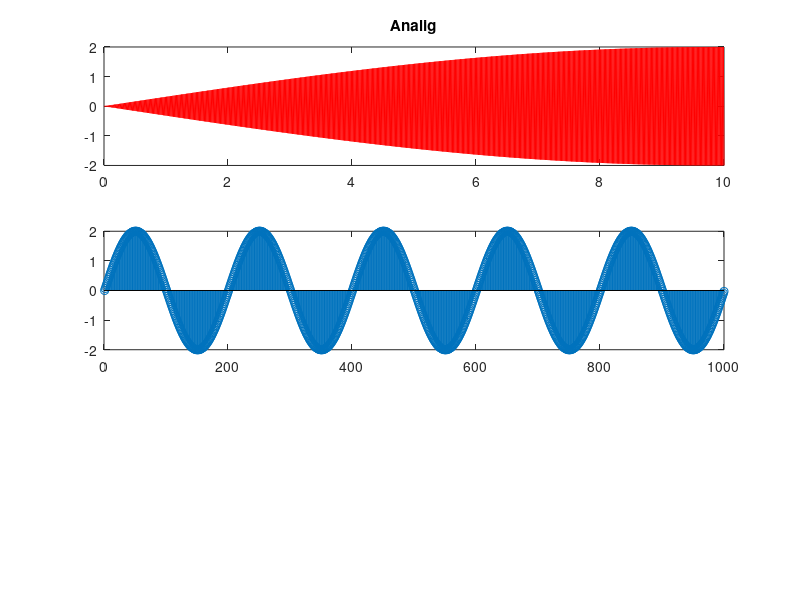

This chart was generated by the following MATLAB code:
clc;
clear;
a=2;
f=50;
fs=100;
%T=10;
t=0:0.01:10;
%ts=0:10:1000;

x=a*sin(2*3.14*f*t);
subplot(3,1,1);
plot(t,x,"r");
title("Analig");

y=a*sin(2*3.14*f/fs*t);
subplot(3,1,2);
stem(y);
axis([0,length(y),-2,2]);

